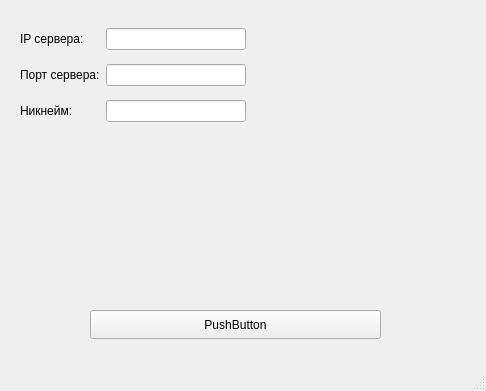
<?xml version="1.0" encoding="UTF-8"?>
<ui version="4.0">
 <class>MainWindow</class>
 <widget class="QMainWindow" name="MainWindow">
  <property name="geometry">
   <rect>
    <x>0</x>
    <y>0</y>
    <width>486</width>
    <height>391</height>
   </rect>
  </property>
  <property name="windowTitle">
   <string>MainWindow</string>
  </property>
  <widget class="QWidget" name="centralwidget">
   <widget class="QWidget" name="gridLayoutWidget">
    <property name="geometry">
     <rect>
      <x>20</x>
      <y>20</y>
      <width>226</width>
      <height>111</height>
     </rect>
    </property>
    <layout class="QGridLayout" name="gridLayout">
     <item row="0" column="1">
      <widget class="QLineEdit" name="IPLineEdit"/>
     </item>
     <item row="0" column="0">
      <widget class="QLabel" name="label">
       <property name="text">
        <string>IP сервера:</string>
       </property>
      </widget>
     </item>
     <item row="1" column="0">
      <widget class="QLabel" name="label_2">
       <property name="text">
        <string>Порт сервера:</string>
       </property>
      </widget>
     </item>
     <item row="1" column="1">
      <widget class="QLineEdit" name="portLineEdit"/>
     </item>
     <item row="2" column="0">
      <widget class="QLabel" name="label_3">
       <property name="text">
        <string>Никнейм:</string>
       </property>
      </widget>
     </item>
     <item row="2" column="1">
      <widget class="QLineEdit" name="nameEdit"/>
     </item>
    </layout>
   </widget>
   <widget class="QPushButton" name="connectButton">
    <property name="geometry">
     <rect>
      <x>90</x>
      <y>310</y>
      <width>291</width>
      <height>29</height>
     </rect>
    </property>
    <property name="text">
     <string>PushButton</string>
    </property>
   </widget>
   <widget class="QLabel" name="statusLabel">
    <property name="geometry">
     <rect>
      <x>331</x>
      <y>10</y>
      <width>141</width>
      <height>20</height>
     </rect>
    </property>
    <property name="text">
     <string>&lt;html&gt;&lt;head/&gt;&lt;body&gt;&lt;p align=&quot;right&quot;&gt;&lt;br/&gt;&lt;/p&gt;&lt;/body&gt;&lt;/html&gt;</string>
    </property>
   </widget>
  </widget>
  <widget class="QMenuBar" name="menubar">
   <property name="geometry">
    <rect>
     <x>0</x>
     <y>0</y>
     <width>486</width>
     <height>25</height>
    </rect>
   </property>
  </widget>
  <widget class="QStatusBar" name="statusbar"/>
 </widget>
 <resources/>
 <connections/>
</ui>
